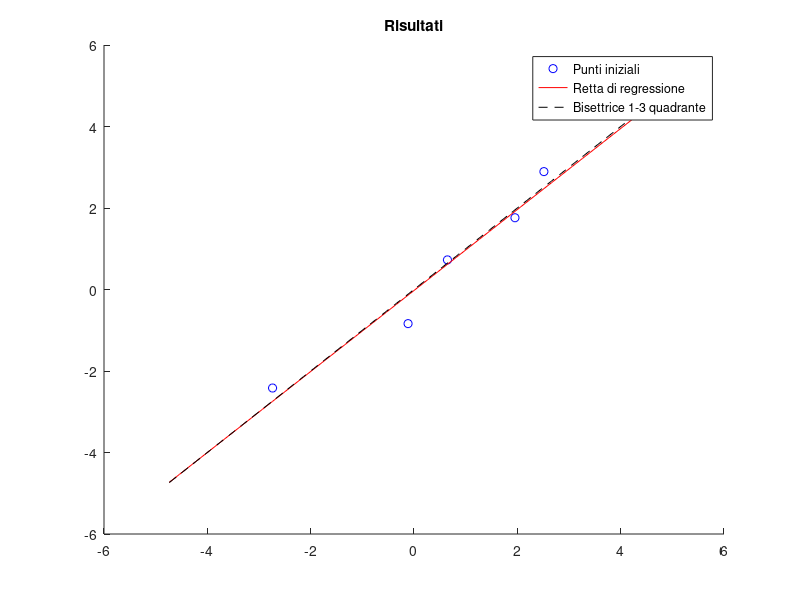

Write the MATLAB code that produced this figure.
% Calcolare l'espressione della retta di regressione y = mx + q che meglio
% approssima i punti contenuti nei vettori X e Y

clear all
close all

X = [0 1 -1 2 -3];
Y = [0 1 -1 2 -3];

X = X + rand(1, numel(X));
Y = Y + rand(1, numel(Y));

figure, hold on
title('Risultati');
plot (X, Y, 'bo');

Sxx = sum(X.^2);
Sx = sum(X);
Sxy = X*Y';
Sy = sum(Y);
n = length(X) - 1;

m = ( (n+1) * Sxy - Sx*Sy) / ((n+1)*Sxx - Sx^2);
q = (Sy * Sxx - Sx*Sxy) / ((n+1) * Sxx - Sx^2);

newX = (min(X)-2):0.2:(max(X)+2);
newY = m*newX + q;

plot(newX, newY, 'r');
plot(newX, newX, 'k--');

legend('Punti iniziali', 'Retta di regressione', 'Bisettrice 1-3 quadrante')
hold off